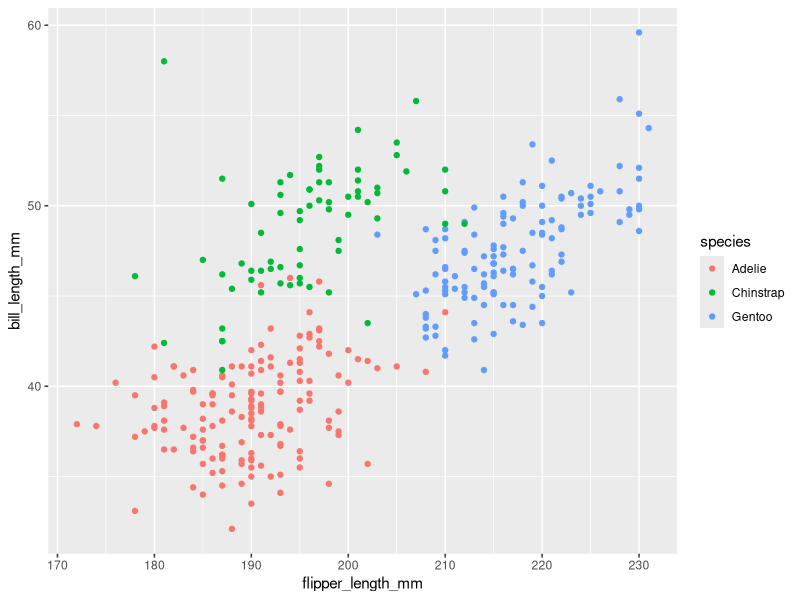

Generate this figure with R:
## ---- chunk 1
library(tidyverse)
## ---- chunk 2
library(tidyverse)
library(palmerpenguins)
## ---- chunk 3
ggplot(penguins, aes(x = flipper_length_mm, y = bill_length_mm,
                     color = species)) + 
  geom_point()
